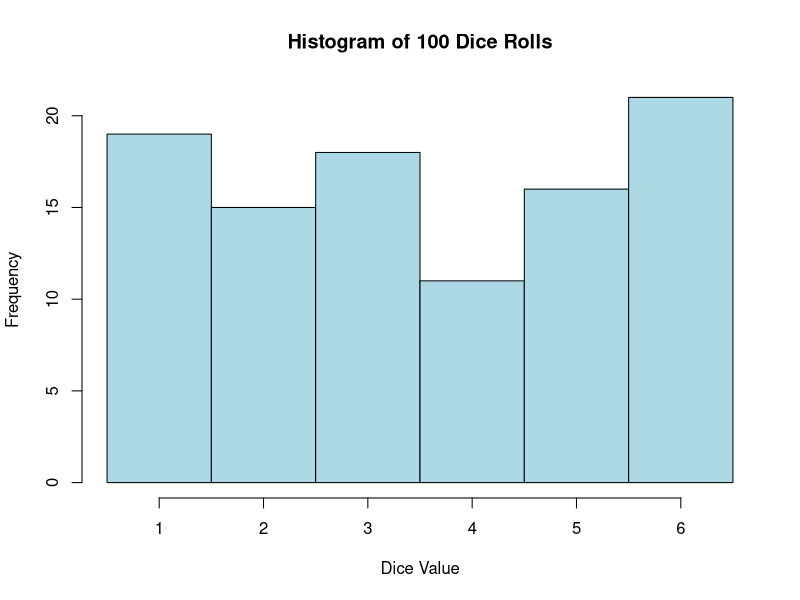

Generate this figure with R:
# ==========================================
# 1. BASICS & DATA STRUCTURES
# ==========================================

# Vector: A sequence of data elements of the same basic type
numeric_vector <- c(10, 20, 30, 40, 50)
string_vector <- c("Apple", "Banana", "Cherry")

# Data Frame: A table-like structure holding columns of different types
employee_data <- data.frame(
  id = c(1, 2, 3),
  name = c("Alice", "Bob", "Charlie"),
  salary = c(55000, 72000, 61000),
  stringsAsFactors = FALSE
)

# ==========================================
# 2. CONTROL FLOW & FUNCTIONS
# ==========================================

# A simple custom function to check high salary
check_salary <- function(salary_value) {
  if (salary_value > 60000) {
    return("High Salary")
  } else {
    return("Standard Salary")
  }
}

# For loop iterating through the numeric vector
print("Looping through vector:")
for (val in numeric_vector) {
  print(val * 2)
}

# ==========================================
# 3. DATA MANIPULATION & STATISTICS
# ==========================================

# Basic statistics
mean_salary <- mean(employee_data$salary)
max_salary <- max(employee_data$salary)

# Vectorized operation: adding a column using our function
# 'sapply' applies the function over every element in the column
employee_data$status <- sapply(employee_data$salary, check_salary)

print("Updated Employee Data Frame:")
print(employee_data)

# ==========================================
# 4. SIMULATION & PLOTTING
# ==========================================

# Generate random data using sample()
set.seed(123) # Ensures reproducibility
dice_rolls <- sample(1:6, size = 100, replace = TRUE)

# Generate a quick histogram plot
# This saves a plot to your working directory as a PNG file
png("dice_plot.png")
hist(dice_rolls, 
     main = "Histogram of 100 Dice Rolls", 
     xlab = "Dice Value", 
     col = "lightblue", 
     breaks = 0.5:6.5)
dev.off() # Closes the plotting device
print("Plot saved as 'dice_plot.png'")
